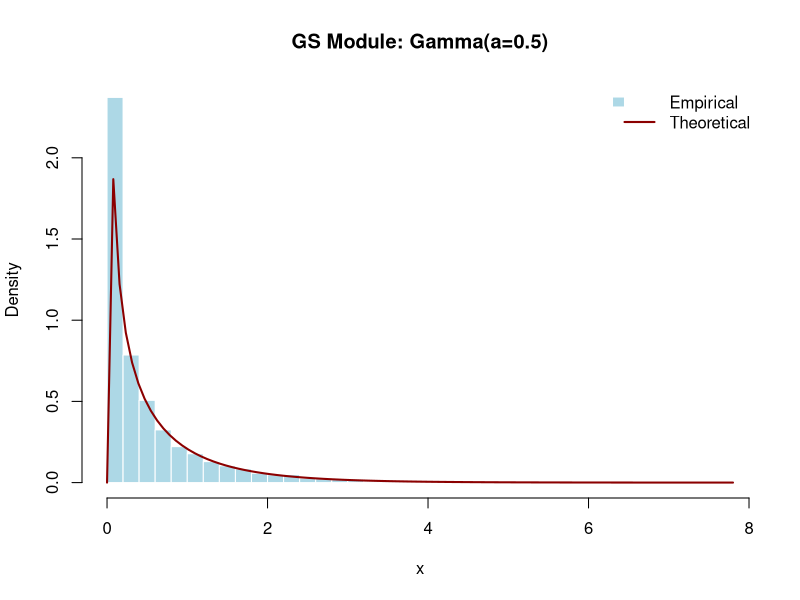
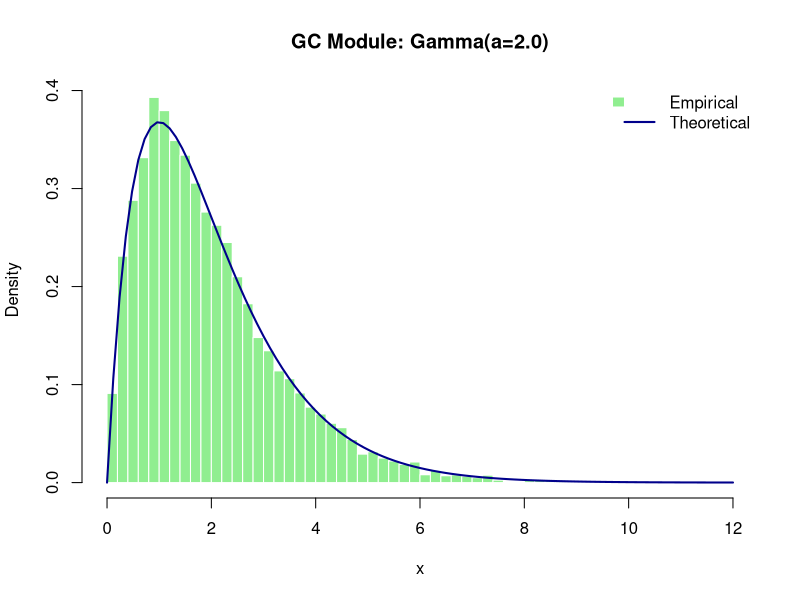
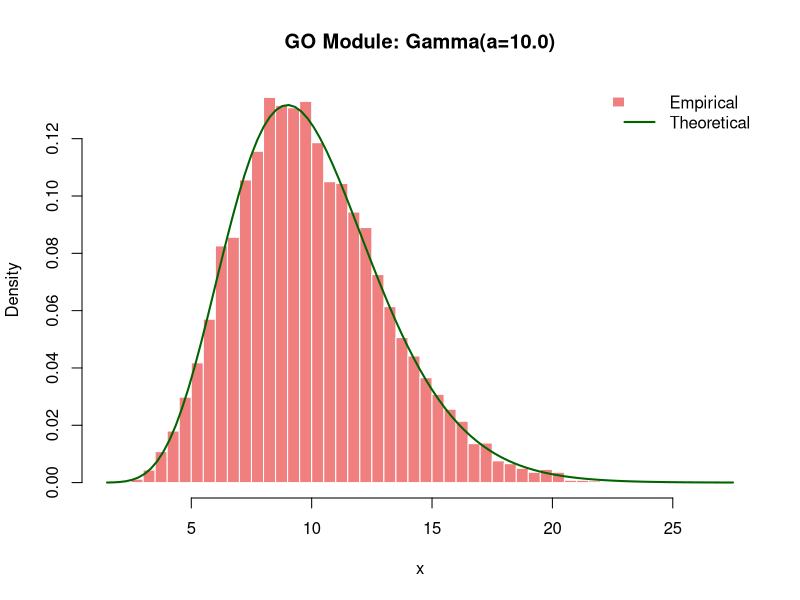
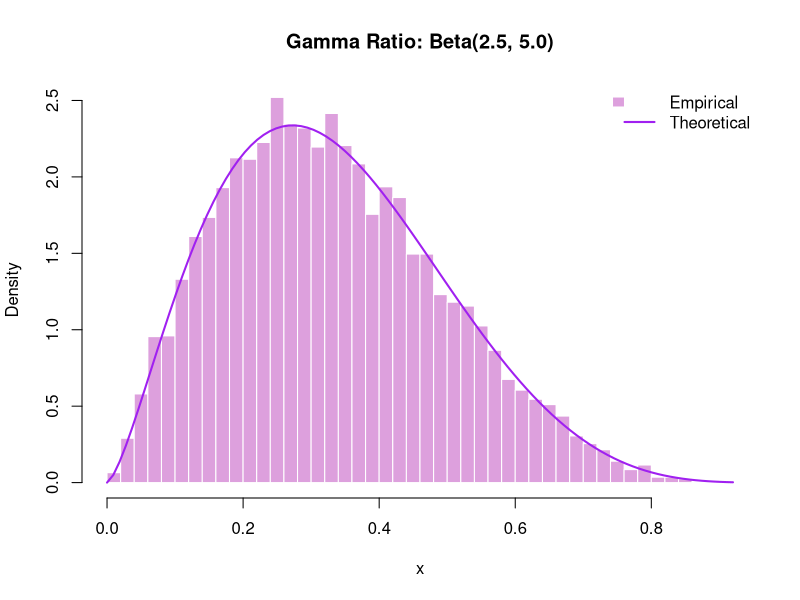

Generate these figures, in order, with R:
## ---- chunk 1
knitr::opts_chunk$set(echo = TRUE)
## ---- chunk 2
# Master Function: Dynamically routes shape parameter 'a' to the correct mathematical algorithm
generate_gamma_complete <- function(n, a) {
  if (a <= 0) stop("Shape parameter 'a' must be strictly positive (> 0)")
  
  if (a <= 1) {
    # Handles infinite asymptote at zero
    return(generate_gamma_GS(n, a))
  } else if (a <= 2.53278) {
    # Handles parameters where GO polynomial bounds are invalid
    return(generate_gamma_GC(n, a))
  } else {
    # Highly optimized Normal-Exponential split for large parameters
    return(generate_gamma_GO(n, a))
  }
}
## ---- chunk 3
# Algorithm GS: Piecewise Envelope
generate_gamma_GS <- function(n, a) {
  samples <- numeric(n)
  
  # Step 1: Set b <- (e+a)/e 
  b <- (exp(1) + a) / exp(1) 
  
  for (i in 1:n) {
    accepted <- FALSE
    while (!accepted) {
      # Step 1: Generate u. Set p <- b * u 
      u <- runif(1)
      p <- b * u
      
      # Step 1: If p >= 1 go to 3. (Meaning if p <= 1, proceed to Step 2) 
      if (p <= 1) {
        
        # Step 2: (Case x <= 1). Set x <- p^(1/a). Generate u'. 
        x <- p^(1 / a)
        u_prime <- runif(1)
        
        # Step 2: If u' > e^(-x) go back to 1. Otherwise deliver x. 
        # (Evaluated on logarithmic scale to prevent floating-point precision loss)
        if (log(u_prime) <= -x) {
          samples[i] <- x
          accepted <- TRUE
        }
      } else {
        
        # Step 3: (Case x > 1). Set x <- -ln((b-p)/a). Generate u'. 
        x <- -log((b - p) / a)
        u_prime <- runif(1)
        
        # Step 3: If u' > x^(a-1) go back to 1. Otherwise deliver x. 
        # (Evaluated on logarithmic scale to prevent floating-point precision loss)
        if (log(u_prime) <= (a - 1) * log(x)) {
          samples[i] <- x
          accepted <- TRUE
        }
      }
    }
  }
  return(samples)
}
## ---- chunk 4
# Algorithm GC: Cauchy Envelope Method
generate_gamma_GC <- function(n, a) {
  samples <- numeric(n)
  
  # Step 1: Set b <- a-1, A <- 2a-1, and s <- sqrt(A) 
  b <- a - 1
  A <- 2 * a - 1
  s <- sqrt(A)
  
  for(i in 1:n) {
    accepted <- FALSE
    while(!accepted) {
      # Step 2: Generate u. Set t <- s * tan(pi * (u - 0.5)) and x <- b + t. 
      u <- runif(1)
      t <- s * tan(pi * (u - 0.5))
      x <- b + t
      
      # Step 3: If x < 0 go to 2. 
      if(x >= 0) {
        
        # Step 4: Generate u'. If u' > exp(b * ln(x/b) - t + ln(1 + t^2/A)) go to 2. 
        u2 <- runif(1)
        
        # Evaluated on a log scale to prevent exp() hardware overflow
        test_val <- b * log(x / b) - t + log(1 + (t^2 / A))
        
        if(log(u2) <= test_val) {
          # Step 4: Otherwise deliver x. 
          samples[i] <- x
          accepted <- TRUE
        }
      }
    }
  }
  return(samples)
}
## ---- chunk 5
# Algorithm GO: Modified Normal-Exponential Method with Squeeze Bounds
generate_gamma_GO <- function(n, a) {
  samples <- numeric(n)
  
  # Step 1: Set mu <- a-1, sigma <- sqrt(a + sqrt(8/3)*sqrt(a)), W <- sigma^2/mu, 
  # d <- sqrt(6)*sigma, and b <- mu+d 
  mu <- a - 1
  sigma <- sqrt(a + sqrt(8/3) * sqrt(a))
  W <- sigma^2 / mu
  d <- sqrt(6) * sigma
  b_bound <- mu + d
  beta_const <- 0.009572265238289
  
  for(i in 1:n) {
    accepted <- FALSE
    while(!accepted) {
      
      # Step 2: Generate u. If u <= 0.009572265238289 go to 8. 
      u1 <- runif(1)
      
      if(u1 <= beta_const) {
        # --- TAIL REGION (Exponential Envelope) ---
        
        # Step 8: Take a sample s from the standard exponential distribution and set x <- b(1+s/d). 
        s_exp <- rexp(1)
        x <- b_bound * (1 + s_exp / d)
        
        # Step 9: Generate u. If ln u > mu(2+ln(x/mu)-x/b) + 3.7203284924588 - b - ln(d/b) go to 2. 
        u2 <- runif(1)
        
        # Exact logarithmic expansion applied dynamically to bypass textual rounding errors
        log_f <- mu * log(x / mu) - x + mu
        log_h <- mu * log(b_bound / mu) - (1 - mu / b_bound) * x
        log_r <- log(beta_const / (1 - beta_const)) + 0.5 * log(2 * pi * sigma^2) + 
                 mu * log(mu / b_bound) + log(d / b_bound) + d
                 
        if(log(u2) <= log_f - (log_r + log_h)) {
          # Step 9: Otherwise deliver x. 
          samples[i] <- x
          accepted <- TRUE
        }
      } else {
        # --- CORE REGION (Normal Envelope) ---
        
        # Step 3: Take a sample s from the standard normal distribution and set x <- mu + sigma*s. 
        s_norm <- rnorm(1)
        x <- mu + sigma * s_norm
        
        # Step 3: If x < 0 or x > b go to 2. 
        if(x >= 0 && x <= b_bound) {
          
          # Step 4: Generate u and set S <- s^2/2. 
          u2 <- runif(1)
          S <- (s_norm^2) / 2
          
          # Lemma 3: Quick Acceptance Squeeze Bounds logic 
          # Step 4: If s >= 0 go to 6. 
          if (s_norm >= 0) {
            
            # Step 6: If u <= 1 - S(W-1) deliver x. 
            L <- 1 - S * (W - 1)
          } else {
            
            # Step 5: If u <= 1 - S((1-2s/V)W-1) deliver x. 
            # (Substituted with the explicit Lemma 3 polynomial from the text)
            L <- 1 - S * (W - 1) + (s_norm^3 / sqrt(a)) * W
          }
          
          if(u2 <= L) {
            samples[i] <- x
            accepted <- TRUE
          } else {
            # Step 7 (Full Evaluation): If ln u > mu(1+ln(x/mu)) - x + S go to 2, otherwise deliver x. 
            if(log(u2) <= mu * (1 + log(x / mu)) - x + S) {
              samples[i] <- x
              accepted <- TRUE
            }
          }
        }
      }
    }
  }
  return(samples)
}
## ---- chunk 6
# Beta Generation via Gamma Ratio (Ahrens & Dieter, 1974, Page 5)
generate_beta_from_gamma <- function(n, a, b) {
  
  # Step 1: Generate a sample x from a Gamma distribution gamma(a) 
  x <- generate_gamma_complete(n, a)
  
  # Step 2: Generate a sample y from a Gamma distribution gamma(b), independent of x 
  y <- generate_gamma_complete(n, b)
  
  # Step 3 & 4: Calculate the ratio x / (x + y). The resulting value follows a Beta(a,b) distribution 
  beta_samples <- x / (x + y)
  
  return(beta_samples)
}
## ---- chunk 7
# Generate 10,000 samples for each segment
set.seed(42)
n_samples <- 10000

# Route through the master wrapper function
samples_GS <- generate_gamma_complete(n_samples, a = 0.5)
samples_GC <- generate_gamma_complete(n_samples, a = 2.0)
samples_GO <- generate_gamma_complete(n_samples, a = 10.0)

# Generate Beta samples using the Gamma Ratio method
samples_Beta <- generate_beta_from_gamma(n_samples, a = 2.5, b = 5.0)

#Plots and KS tests for each algorithm:

#We make use of histograms of our functions as well as the curve of the theoretical function to make sure that our algorithms fit the shape of the random variable distributions.

# The K-S test evaluates if the empirical sample distribution significantly deviates from the theoretical CDF.
# A p-value > 0.05 indicates we fail to reject the null hypothesis.

# Plot 1: Algorithm GS (a = 0.5)
hist(samples_GS, probability = TRUE, breaks = 50, col = "lightblue",
     main = "GS Module: Gamma(a=0.5)", xlab = "x", ylab = "Density", border = "white")
curve(dgamma(x, shape = 0.5, rate = 1), add = TRUE, col = "darkred", lwd = 2)
legend("topright", legend = c("Empirical", "Theoretical"),
       fill = c("lightblue", NA), border = c("white", NA),
       col = c(NA, "darkred"), lwd = c(NA, 2), bty = "n")

# Test Algorithm GS (a = 0.5)
ks_GS <- ks.test(samples_GS, "pgamma", shape = 0.5, rate = 1)
cat("Algorithm GS (a=0.5) p-value:", ks_GS$p.value, "\n")

# Plot 2: Algorithm GC (a = 2.0)
hist(samples_GC, probability = TRUE, breaks = 50, col = "lightgreen",
     main = "GC Module: Gamma(a=2.0)", xlab = "x", ylab = "Density", border = "white")
curve(dgamma(x, shape = 2.0, rate = 1), add = TRUE, col = "darkblue", lwd = 2)
legend("topright", legend = c("Empirical", "Theoretical"),
       fill = c("lightgreen", NA), border = c("white", NA),
       col = c(NA, "darkblue"), lwd = c(NA, 2), bty = "n")

# Test Algorithm GC (a = 2.0)
ks_GC <- ks.test(samples_GC, "pgamma", shape = 2.0, rate = 1)
cat("Algorithm GC (a=2.0) p-value:", ks_GC$p.value, "\n")

# Plot 3: Algorithm GO (a = 10.0)
hist(samples_GO, probability = TRUE, breaks = 50, col = "lightcoral",
     main = "GO Module: Gamma(a=10.0)", xlab = "x", ylab = "Density", border = "white")
curve(dgamma(x, shape = 10.0, rate = 1), add = TRUE, col = "darkgreen", lwd = 2)
legend("topright", legend = c("Empirical", "Theoretical"),
       fill = c("lightcoral", NA), border = c("white", NA),
       col = c(NA, "darkgreen"), lwd = c(NA, 2), bty = "n")

# Test Algorithm GO (a = 10.0)
ks_GO <- ks.test(samples_GO, "pgamma", shape = 10.0, rate = 1)
cat("Algorithm GO (a=10.0) p-value:", ks_GO$p.value, "\n")

# Plot 4: Gamma-Ratio Beta Generator (a = 2.5, b = 5.0)
hist(samples_Beta, probability = TRUE, breaks = 50, col = "plum",
     main = "Gamma Ratio: Beta(2.5, 5.0)", xlab = "x", ylab = "Density", border = "white")
curve(dbeta(x, shape1 = 2.5, shape2 = 5.0), add = TRUE, col = "purple", lwd = 2)
legend("topright", legend = c("Empirical", "Theoretical"),
       fill = c("plum", NA), border = c("white", NA),
       col = c(NA, "purple"), lwd = c(NA, 2), bty = "n")

# Test Gamma-Ratio Beta Generator (a = 2.5, b = 5.0)
ks_Beta <- ks.test(samples_Beta, "pbeta", shape1 = 2.5, shape2 = 5.0)
cat("Gamma-Ratio Beta Generator (a=2.5, b=5.0) p-value:", ks_Beta$p.value, "\n")
